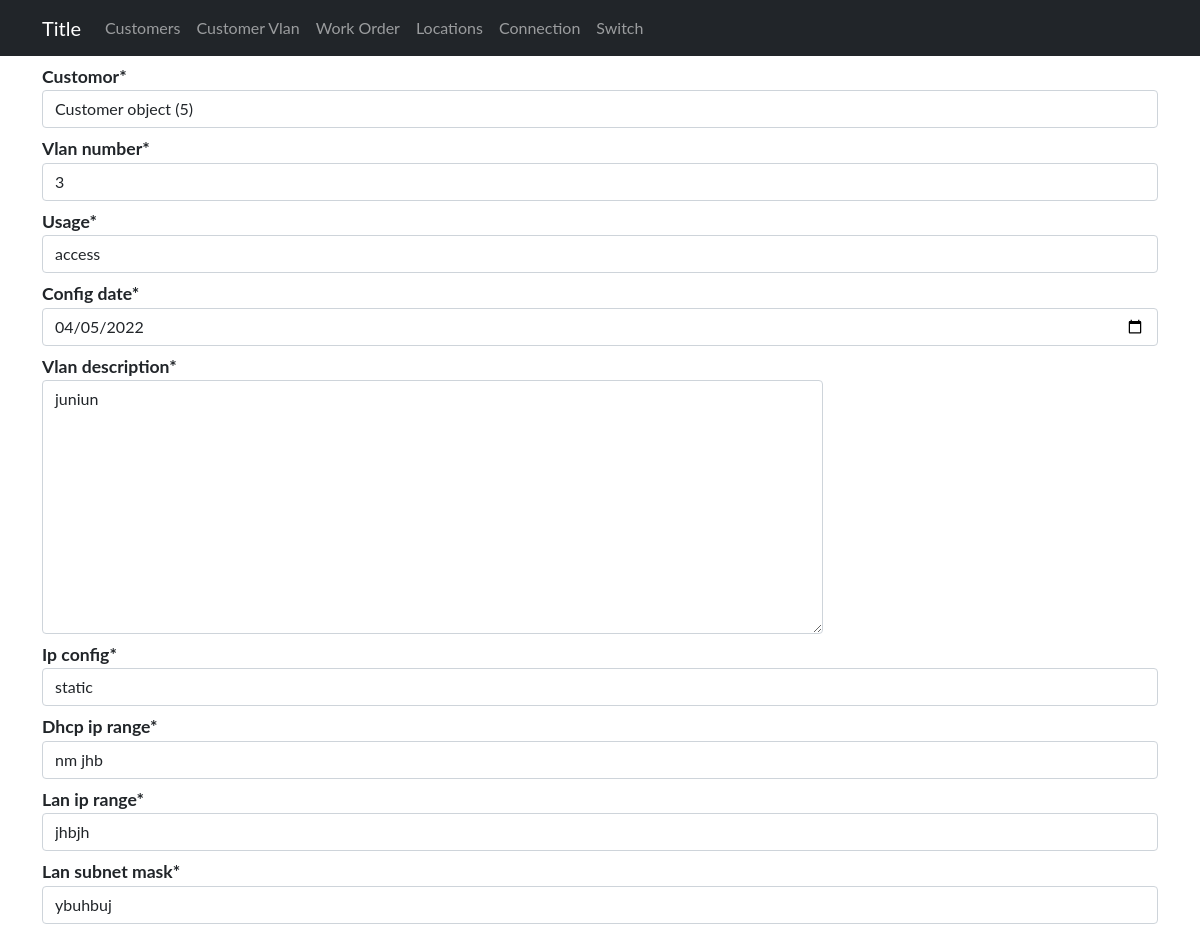
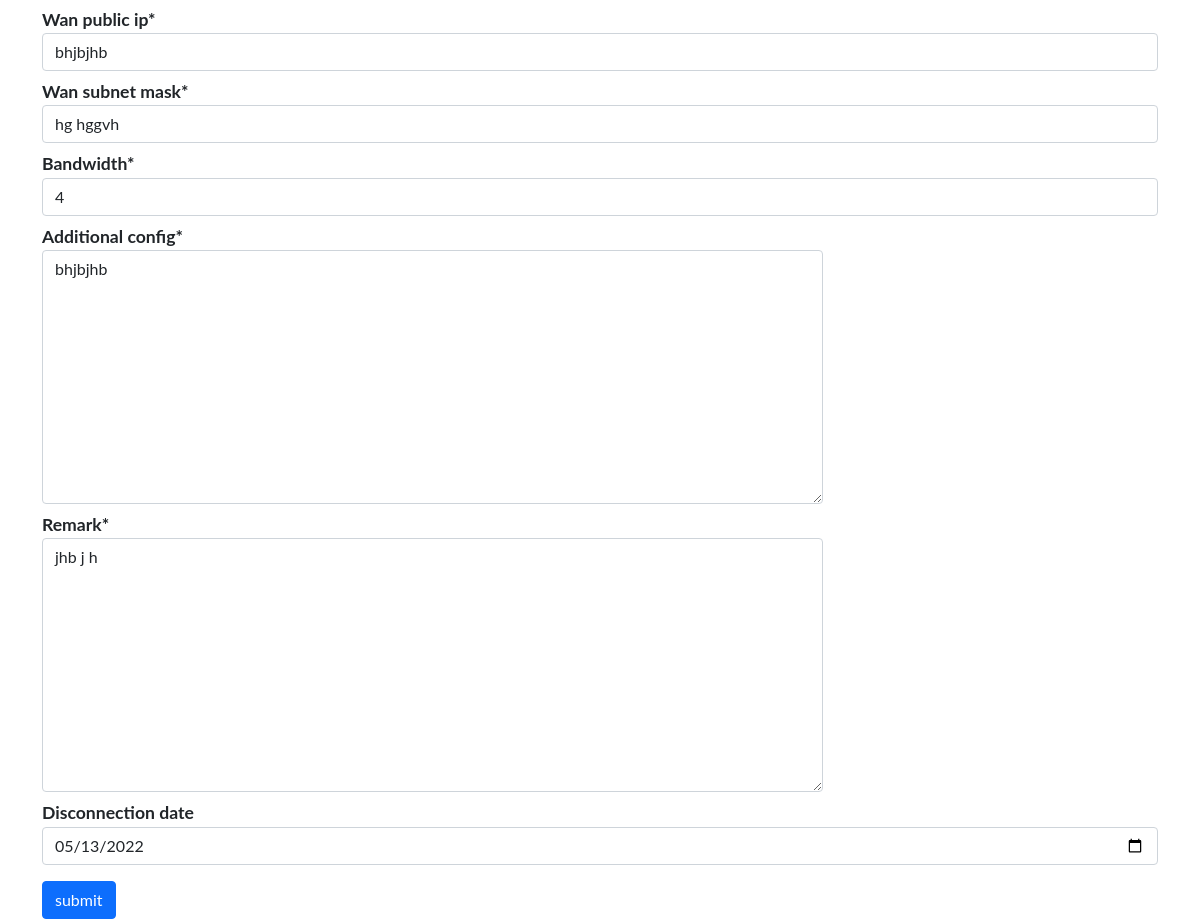
/devices/upd/vlan/5, run on the app's committed database (2 pictures, top to bottom).
### sitadevices/models.py (models this page shows)
class CustomerVlan(models.Model):
    customor = models.ForeignKey(Customer, on_delete=models.CASCADE)
    vlan_number = models.IntegerField()
    usage = models.CharField(choices=usages, max_length=200)
    config_date = models.DateTimeField()
    vlan_description = models.TextField()
    ip_config = models.CharField(choices=ip, max_length=200)
    dhcp_ip_range = models.CharField(max_length=50)
    lan_ip_range = models.CharField(max_length=50)
    lan_subnet_mask = models.CharField(max_length=50)
    wan_public_ip = models.CharField(max_length=50)
    wan_subnet_mask = models.CharField(max_length=50)
    bandwidth = models.IntegerField()
    additional_config = models.TextField()
    remark = models.TextField()
    disconnection_date = models.DateField(null=True, blank=True)
    submitted_date_time = models.DateTimeField(default=timezone.now)

### sitadevices/views.py (the view)
# urls.py: path('upd/vlan/<int:customerVlan_id>', CustomerVlanUpd, name='customerVlanupd'),
def CustomerVlanUpd(request,customerVlan_id):
    update = CustomerVlan.objects.get(pk=customerVlan_id)
    form = CustomerVlanInp(instance=update)
    if request.method =='POST':
        form = CustomerVlanInp(request.POST, instance=update)
        if form.is_valid():
            form.save()
            return redirect('device:customerVlanind', customerVlan_id)
    dic = {
        'id': update,
        'form': form,
    }
    return render(request, 'admin/customervlan/customerupdVlan.html',{'dic': dic})

### sitadevices/templates/admin/customervlan/customerupdVlan.html (shortened to what this page needs)
{% extends 'admin/base1.html' %}
{% load crispy_forms_filters %}
{% block content %}
<form enctype="multipart/form-data" action="{%url 'device:customerVlanupd' dic.id.id%}"  class="" method="POST">
    <div class="container">
        {{dic.form|crispy}}
        <button type="submit" class="btn btn-primary submit" value="submit">submit</button>
    </div>
</form>
{% endblock  %}

### static/Css/devices/styles.css (style rules this page uses)
label { font-weight: bold; font-size: 1.1rem; margin-top: .5rem; }
.submit { margin-top: 1rem; }
.textarea { width:70%; overflow-wrap: break-word; }

### sitadevices/templates/admin/base1.html (style rules this page uses)
body { font-family: "Lato", sans-serif; }

### data on the page
CustomerVlan: customor "Customer object (5)", vlan_number "3", usage "access", config_date "04/05/2022", vlan_description "juniun", ip_config "static", dhcp_ip_range "nm jhb", lan_ip_range "jhbjh", lan_subnet_mask "ybuhbuj", wan_public_ip "bhjbjhb", wan_subnet_mask "hg hggvh", bandwidth "4", additional_config "bhjbjhb", remark "jhb j h", disconnection_date "05/13/2022"
